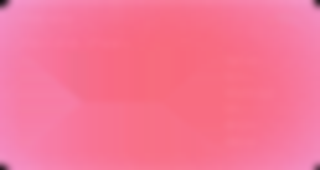
#> input picture field-ambience-current/firmware-c-next/assets/ref_gradient_320.png, 320 x 170 px, found by its file name
$ python design_reference_layout.py
#> lines starting #> are read from the running program, lines starting #| are printed output that depends on the picture
"""AMBIENT 320x170 — layout measured from the reference mockup, not invented.

Reference card is 1502 x 970 px; every position below is that measurement
scaled by sx = 320/1502 and sy = 170/970. Comments carry the source number.
"""
from PIL import Image, ImageDraw, ImageFilter
import numpy as np, freetype

W, H = 320, 170
TTF   = "font/Bitcount_Grid_Single/static/BitcountGridSingle_Roman-Regular.ttf"
MINT  = (12, 250, 149)          # sampled from the reference fill
DARK  = (6, 70, 44)             # value text on mint
RIM   = (253, 220, 231)         # sampled card rim

# ---- Bitcount on its grid: monochrome, ppem multiple of 10, blit 1:1 -------
_c = {}
def gl(ppem):
    if ppem in _c: return _c[ppem]
    assert ppem % 10 == 0
    f = freetype.Face(TTF); f.set_pixel_sizes(0, ppem)
    t = {}
    for c in range(32, 127):
        f.load_char(chr(c), freetype.FT_LOAD_RENDER | freetype.FT_LOAD_TARGET_MONO
                            | freetype.FT_LOAD_MONOCHROME)
        g, bm = f.glyph, f.glyph.bitmap
        t[chr(c)] = ([[ (bm.buffer[r*bm.pitch+(x>>3)]>>(7-(x&7)))&1
                        for x in range(bm.width)] for r in range(bm.rows)],
                     bm.width, bm.rows, g.bitmap_left, g.bitmap_top, g.advance.x>>6)
    _c[ppem] = (t, f.size.ascender>>6)
    return _c[ppem]

def txt(im, x, y, s, ppem, col, a=255):
    t, asc = gl(ppem); px = im.load(); pen = int(x); base = int(y)+asc
    for ch in s:
        bits,w,h,bl,bt,adv = t.get(ch, t[" "])
        for r in range(h):
            yy = base-bt+r
            if not 0 <= yy < im.height: continue
            for c in range(w):
                if bits[r][c]:
                    xx = pen+bl+c
                    if 0 <= xx < im.width:
                        if a >= 255: px[xx,yy] = col
                        else:
                            o = px[xx,yy]; k = a/255
                            px[xx,yy] = tuple(int(o[i]*(1-k)+col[i]*k) for i in range(3))
        pen += adv
    return pen-int(x)
def tw(s, ppem): return len(s)*(ppem*6//10)

# ---- geometry, all derived from the reference ------------------------------
PAD_L   = 23     # ref 126 -> (126-18)*sx
TRACK_R = 209    # ref 1001
LABEL_X = 225    # ref 1076
BAR_H   = 11     # ref 61 * sy
PITCH   = 16     # ref 91 * sy
BAR_Y0  = 55     # ref 335 * sy
HDR_Y   = 15     # ref 111 * sy
TITLE_Y = 34     # ref 242 * sy
PILL_X, PILL_W, PILL_H = 269, 26, 10     # ref 1281 / 124 / 58

# fill fractions measured off the reference mint bands against the 875 px track:
#   Drive 316/875, Echo 635/875, Granular 251/875, Noise/Delay 776/875.
# The reference prints "87%" on a bar that is drawn at 36 % — that inconsistency
# is in the mockup, so the drawn length follows the mockup and the caption with it.
ROWS = [("Drive", .36, True), ("Echo", .73, False), ("Granular", .29, False),
        ("Key", 0, None), ("Noise", .89, False), ("Delay", .89, False)]
SEL_CAPTION = "87%"
KEY_SEG, KEY_ACTIVE = 4, 0     # ref: 4 pills, first one lit

def rr(d, box, r, fill):
    d.rounded_rectangle(box, radius=r, fill=fill)

def render(grad_png="ref_gradient_320.png", rim=True):
#> called with grad_png = 'ref_gradient_320.png', rim = True
    im = Image.open(grad_png).convert("RGB").resize((W, H), Image.LANCZOS)
#> im is the input picture: PIL image 320x170 RGB; mean R, G, B 246.6, 116.4, 149.7

    # translucent glass tracks -> drawn on an overlay so they lighten the gradient
    ov = Image.new("RGBA", (W, H), (0,0,0,0)); d = ImageDraw.Draw(ov)
#> after `ov = Image.new('RGBA', (W, H), (0, 0, 0, 0))`: ov: PIL image 320x170 RGBA; every value is 0
    r = BAR_H//2
    for i,(lab,v,sel) in enumerate(ROWS):
        y = BAR_Y0 + i*PITCH
        if sel is None:                                  # segmented (discrete)
            gap = 3
            segw = (TRACK_R-PAD_L - gap*(KEY_SEG-1)) // KEY_SEG
            for k in range(KEY_SEG):
                x = PAD_L + k*(segw+gap)
                rr(d, [x, y, x+segw, y+BAR_H], r, (255,255,255,70))
        else:
            rr(d, [PAD_L, y, TRACK_R, y+BAR_H], r, (255,255,255,70))
    im = Image.alpha_composite(im.convert("RGBA"), ov).convert("RGB")
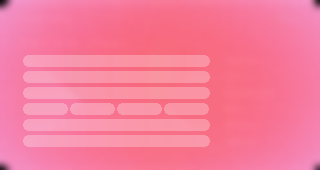
#> im: PIL image 320x170 RGB; mean R, G, B 247.1, 125.8, 157.1

    # mint glow behind the selected fill (reference: soft halo, no hard edge)
    glow = Image.new("RGB", (W, H), (0,0,0)); gd = ImageDraw.Draw(glow)
#> after `glow = Image.new('RGB', (W, H), (0, 0, 0))`: glow: PIL image 320x170 RGB; every value is 0
    for i,(lab,v,sel) in enumerate(ROWS):
        if sel:
            y = BAR_Y0 + i*PITCH
            fw = int((TRACK_R-PAD_L)*v)
            gd.rounded_rectangle([PAD_L-2, y-2, PAD_L+fw+2, y+BAR_H+2], radius=r+2, fill=MINT)
    glow = glow.filter(ImageFilter.GaussianBlur(2.5))
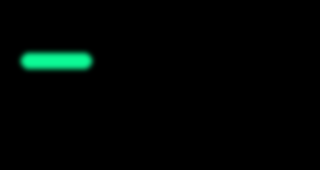
#> glow: PIL image 320x170 RGB; mean R, G, B 0.2, 5, 3
    im = Image.fromarray(np.clip(np.asarray(im).astype(int)
                                 + np.asarray(glow).astype(int)*0.45, 0, 255).astype(np.uint8))
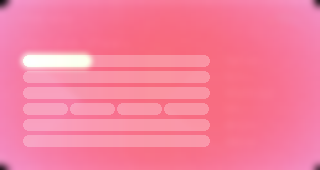
#> im: PIL image 320x170 RGB; mean R, G, B 247.2, 127.9, 158.4

    d = ImageDraw.Draw(im)
    for i,(lab,v,sel) in enumerate(ROWS):
        y = BAR_Y0 + i*PITCH
        if sel is None:
            gap = 3
            segw = (TRACK_R-PAD_L - gap*(KEY_SEG-1)) // KEY_SEG
            x = PAD_L + KEY_ACTIVE*(segw+gap)
            rr(d, [x, y, x+segw, y+BAR_H], r, MINT)
        else:
            fw = max(BAR_H, int((TRACK_R-PAD_L)*v))
            rr(d, [PAD_L, y, PAD_L+fw, y+BAR_H], r, MINT)
            if sel:                                      # value inside the fill
                s = SEL_CAPTION
                txt(im, PAD_L+fw-tw(s,10)-5, y+2, s, 10, DARK)
        txt(im, LABEL_X, y+2, lab, 10, (255,255,255), 235)
#> (the call stopped at in gl, `f = freetype.Face(TTF); f.set_pixel_sizes(0, ppem)`: freetype is not available in this run)

    txt(im, PAD_L, HDR_Y,   "Ambience",      10, (255,255,255), 225)
    txt(im, PAD_L, TITLE_Y, "Crystal Ocean", 20, (255,255,255), 250)
    d.rounded_rectangle([PILL_X, HDR_Y-1, PILL_X+PILL_W, HDR_Y-1+PILL_H],
                        radius=PILL_H//2, fill=MINT)
    txt(im, PILL_X+3, HDR_Y, "100%", 10, DARK)

    if rim:                                              # glass edge, ref ~2 px
        d.rounded_rectangle([1,1,W-2,H-2], radius=13, outline=RIM, width=1)
    return im

if __name__ == "__main__":
    render().save("final_ui.png")
    render(rim=False).save("final_ui_norim.png")
#> (the call stopped at in gl, `f = freetype.Face(TTF); f.set_pixel_sizes(0, ppem)`: freetype is not available in this run)
    print("ok")

$ run again, with field-ambience-current/firmware-c-next/assets/design_reference_320x170.png copied over field-ambience-current/firmware-c-next/assets/ref_gradient_320.png
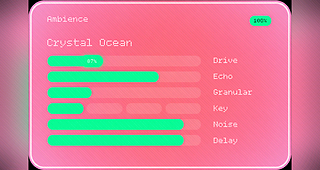
#> input picture field-ambience-current/firmware-c-next/assets/design_reference_320x170.png, 320 x 170 px, found by its file name
#> in render, im is the input picture: PIL image 320x170 RGB; mean R, G, B 213.1, 133.2, 150.9
#> ov: PIL image 320x170 RGBA; every value is 0
#> in render, `im = Image.alpha_composite(im.convert("RGBA"), ov).convert("RGB")`:
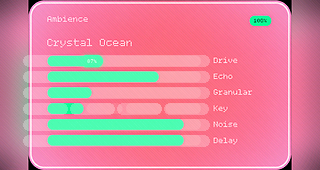
#> im: PIL image 320x170 RGB; mean R, G, B 220.2, 138.3, 157.8
#> in render, `im = Image.fromarray(np.clip(np.asarray(im).astype(int) + np.asarray(g..`:
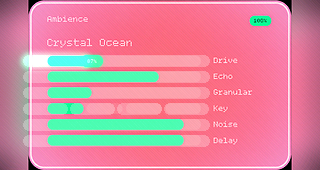
#> im: PIL image 320x170 RGB; mean R, G, B 220.2, 139.5, 159.1

$ run again, with field-ambience-current/firmware-c-next/assets/plate_plain_1920x1020.png copied over field-ambience-current/firmware-c-next/assets/ref_gradient_320.png
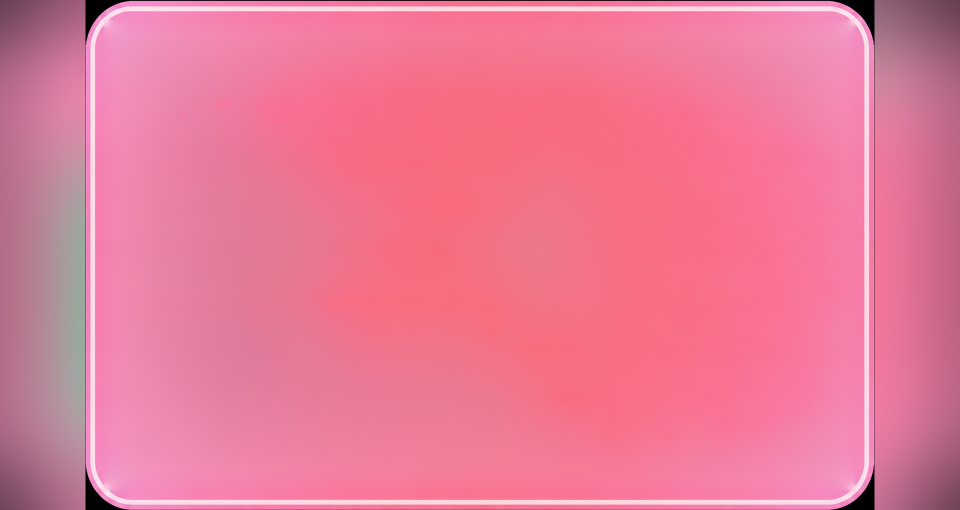
#> input picture field-ambience-current/firmware-c-next/assets/plate_plain_1920x1020.png, 1920 x 1020 px, found by its file name (shown at 1/2 size)
#> ov: PIL image 320x170 RGBA; every value is 0
#> in render, `im = Image.alpha_composite(im.convert("RGBA"), ov).convert("RGB")`:
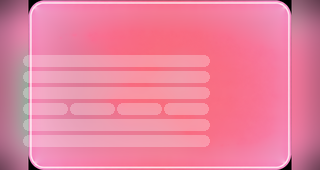
#> im: PIL image 320x170 RGB; mean R, G, B 233, 130.4, 158.6
#> in render, `im = Image.fromarray(np.clip(np.asarray(im).astype(int) + np.asarray(g..`:
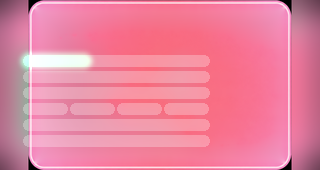
#> im: PIL image 320x170 RGB; mean R, G, B 233.1, 132.4, 159.9
